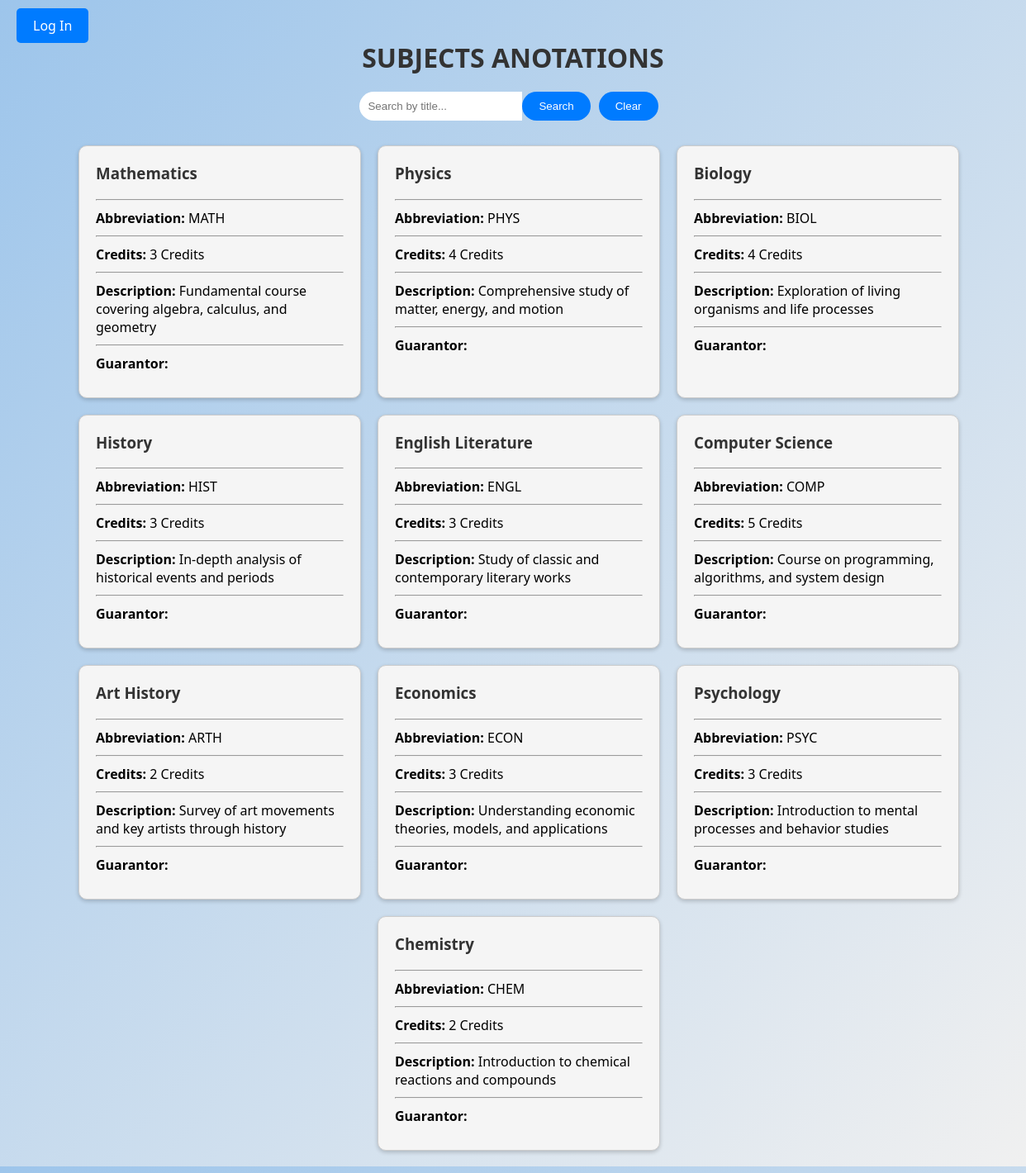
The page /Pages/anotations_page.php on the database its author committed.
### tables this page shows
CREATE TABLE SUBJECTS (
     
    subject_ID INT AUTO_INCREMENT NOT NULL PRIMARY KEY,
     
    guarantor_ID INT REFERENCES USERS(user_ID),
     
    title VARCHAR(50) NOT NULL,
    abbervation VARCHAR(4) NOT NULL UNIQUE,
    credits INT NOT NULL,
    subj_description VARCHAR(500)
);

### Pages/anotations_page.php (the view, shortened to what this page needs)
<?php
require '../Database/db_connect.php';
$searchQuery = isset($_GET['search']) ? $_GET['search'] : "";
$subjects = [];
if (!empty($searchQuery)) {
    $stmt = $pdo->prepare("SELECT SUBJECTS.*, USERS.username as guarantor_name FROM SUBJECTS LEFT JOIN USERS ON SUBJECTS.guarantor_ID = USERS.user_ID WHERE SUBJECTS.title LIKE :title");
    $stmt->execute(['title' => '%'.$searchQuery.'%']);
    $subjects = $stmt->fetchAll(PDO::FETCH_ASSOC);
} else {
    $stmt = $pdo->prepare("SELECT SUBJECTS.*, USERS.username as guarantor_name FROM SUBJECTS LEFT JOIN USERS ON SUBJECTS.guarantor_ID = USERS.user_ID");
    $stmt->execute();
    $subjects = $stmt->fetchAll(PDO::FETCH_ASSOC);
}
?>
<!DOCTYPE html>
<html lang="en">
<head>
    <link rel="stylesheet" href="../Styles/anotations_style.css">
    <link rel="stylesheet" href="../Styles/sidebar_style.css">
    <link rel="stylesheet" href="https://cdnjs.cloudflare.com/ajax/libs/font-awesome/6.0.0-beta3/css/all.min.css">
</head>
<body>
<?php if (!isset($_SESSION['loggedin']) || $_SESSION['loggedin'] !== true): ?>
    <div class="login-button-container">
        <a href="../Pages/login_page.php" class="login-button">Log In</a>
    </div>
<?php endif; ?>
<div class="title">Subjects anotations</div>
<div class="search-form">
    <input type="text" id="searchBox" value="<?php echo htmlspecialchars($searchQuery); ?>" class="search-input" placeholder="Search by title...">
    <button onclick="searchUser()" class="search-btn">Search</button>
    <button onclick="clearAndSearch()" class="search-btn">Clear</button>
</div>
<div class="card-container">
    <?php foreach ($subjects as $subject): ?>
        <div class="card">
            <h3><?= htmlspecialchars($subject['title']) ?></h3>
            <hr>
            <p><strong>Abbreviation:</strong> <?= htmlspecialchars($subject['abbervation']) ?></p>
            <hr>
            <p><strong>Credits:</strong> <?= htmlspecialchars($subject['credits']) ?> Credits</p>
            <hr>
            <p><strong>Description:</strong> <?= htmlspecialchars($subject['subj_description']) ?></p>
            <hr>
            <p><strong>Guarantor:</strong> <?= htmlspecialchars($subject['guarantor_name']) ?></p>
        </div>
    <?php endforeach; ?>
</div>
</body>
</html>

### Styles/anotations_style.css (style rules this page uses)
.card-container { display: flex; flex-wrap: wrap; gap: 20px; justify-content: center; overflow-y: auto; max-height: 75vh; width: 100%; max-width: 1200px; margin: 0 auto; padding: 20px; }
.card { border: 1px solid #ccc; padding: 20px; box-shadow: 0 2px 5px rgba(0,0,0,0.2); width: 300px; background: whitesmoke; border-radius: 10px; }
.card h3 { margin-top: 0; color: #333; }
.card p { margin: 10px 0; }
.title { text-align: center; font-size: 2em; margin-top: 20px; margin-bottom: 20px; color: #333; font-weight: bold; text-transform: uppercase; }
.search-form { display: flex; justify-content: center; margin-bottom: 10px; }
.search-input[type="text"] { padding: 10px; border: none; border-radius: 20px 0 0 20px; outline: none; width: 70%; }
.search-btn { padding: 10px 20px; margin-right: 10px; border: none; background-color: #007BFF; color: white; border-radius: 20px; cursor: pointer; }
.login-button-container { position: absolute; top: 20px; left: 20px; }
.login-button { padding: 10px 20px; background-color: #007bff; color: white; text-decoration: none; border-radius: 5px; font-size: 1em; }

### rows shown on the page
subjects: title "Mathematics", abbervation "MATH", credits "3", subj_description "Fundamental course covering algebra, calculus, and geometry"
subjects: title "Physics", abbervation "PHYS", credits "4", subj_description "Comprehensive study of matter, energy, and motion"
subjects: title "Biology", abbervation "BIOL", credits "4", subj_description "Exploration of living organisms and life processes"
subjects: title "History", abbervation "HIST", credits "3", subj_description "In-depth analysis of historical events and periods"
subjects: title "English Literature", abbervation "ENGL", credits "3", subj_description "Study of classic and contemporary literary works"
subjects: title "Computer Science", abbervation "COMP", credits "5", subj_description "Course on programming, algorithms, and system design"
subjects: title "Art History", abbervation "ARTH", credits "2", subj_description "Survey of art movements and key artists through history"
subjects: title "Economics", abbervation "ECON", credits "3", subj_description "Understanding economic theories, models, and applications"
subjects: title "Psychology", abbervation "PSYC", credits "3", subj_description "Introduction to mental processes and behavior studies"
subjects: title "Chemistry", abbervation "CHEM", credits "2", subj_description "Introduction to chemical reactions and compounds"
